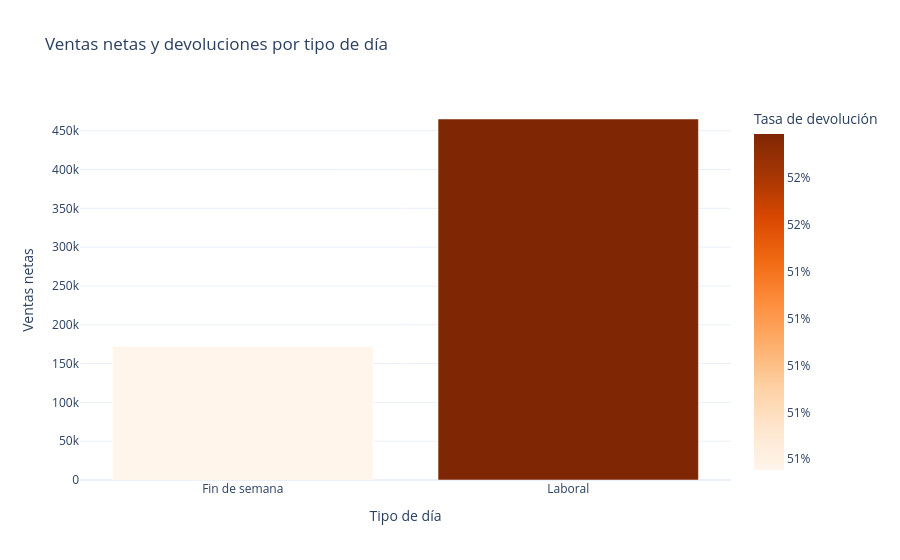

The code cell stored with this chart in its notebook:
### Code cell
fig = px.bar(
    day_type_summary,
    x="DayType",
    y="net_sales",
    color="return_rate",
    color_continuous_scale="Oranges",
    hover_data=["orders", "gross_sales"],
    title="Ventas netas y devoluciones por tipo de día",
    labels={
        "DayType": "Tipo de día",
        "net_sales": "Ventas netas",
        "return_rate": "Tasa de devolución",
    },
)
fig.update_coloraxes(colorbar_tickformat=".0%")
fig.update_layout(template="plotly_white")
fig.show()

### Figure 1 — Plotly figure (JSON) as saved in the notebook; plotly's stock layout.template omitted (floating-point values rounded to 4 significant figures)
{"data": [{"alignmentgroup": "True", "customdata": [[271, 343700.0], [729, 937100.0]], "hovertemplate": "Tipo de día=%{x}<br>Ventas netas=%{y}<br>orders=%{customdata[0]}<br>gross_sales=%{customdata[1]}<br>Tasa de devolución=%{marker.color}<extra></extra>", "legendgroup": "", "marker": {"color": [0.5055, 0.5199], "coloraxis": "coloraxis", "pattern": {"shape": ""}}, "name": "", "offsetgroup": "", "orientation": "v", "showlegend": false, "textposition": "auto", "type": "bar", "x": ["Fin de semana", "Laboral"], "xaxis": "x", "y": [171900.0, 465100.0], "yaxis": "y"}], "layout": {"barmode": "relative", "coloraxis": {"colorbar": {"tickformat": ".0%", "title": {"text": "Tasa de devolución"}}, "colorscale": [[0, "rgb(255,245,235)"], [0.125, "rgb(254,230,206)"], [0.25, "rgb(253,208,162)"], [0.375, "rgb(253,174,107)"], [0.5, "rgb(253,141,60)"], [0.625, "rgb(241,105,19)"], [0.75, "rgb(217,72,1)"], [0.875, "rgb(166,54,3)"], [1, "rgb(127,39,4)"]]}, "legend": {"tracegroupgap": 0}, "title": {"text": "Ventas netas y devoluciones por tipo de día"}, "xaxis": {"anchor": "y", "domain": [0, 1], "title": {"text": "Tipo de día"}}, "yaxis": {"anchor": "x", "domain": [0, 1], "title": {"text": "Ventas netas"}}}}
